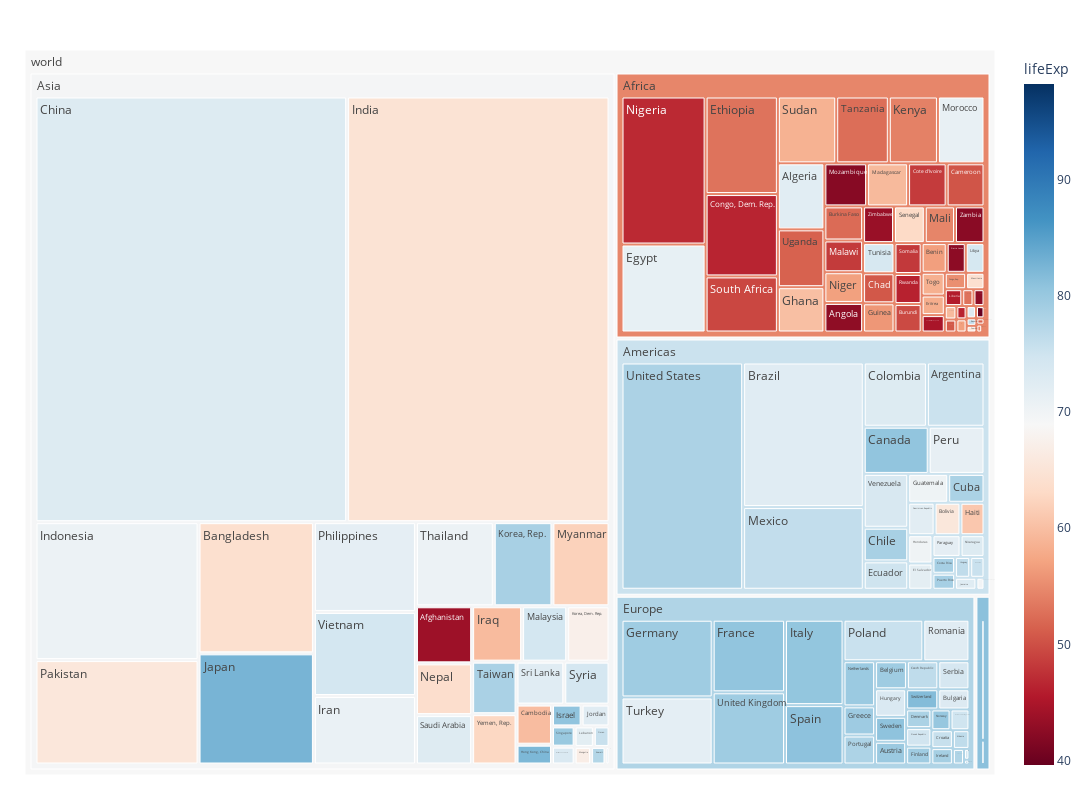

The cell this chart's notebook holds for it:
### Code cell
df = px.data.gapminder().query("year == 2007")
fig = px.treemap(df, path=[px.Constant("world"), 'continent', 'country'], values='pop',
                  color='lifeExp', hover_data=['iso_alpha'],
                  color_continuous_scale='RdBu',
                  color_continuous_midpoint=np.average(df['lifeExp'], weights=df['pop']))
#fig.update_layout(margin = dict(t=50, l=25, r=25, b=25))
fig.update_layout( width = 1400, height = 800,margin = dict(t=50, l=25, r=25, b=25))
fig.show()

### Figure 1 — Plotly figure (JSON) as saved in the notebook; plotly's stock layout.template omitted (floating-point values rounded to 4 significant figures; data arrays with more than 128 entries replaced by an {"elided": "..."} marker saying what was removed)
{"data": [{"branchvalues": "total", "customdata": {"elided": "148x2 mixed values"}, "domain": {"x": [0, 1], "y": [0, 1]}, "hovertemplate": "labels=%{label}<br>pop=%{value}<br>parent=%{parent}<br>id=%{id}<br>iso_alpha=%{customdata[0]}<br>lifeExp=%{color}<extra></extra>", "ids": {"elided": "148 str values"}, "labels": {"elided": "148 str values"}, "marker": {"coloraxis": "coloraxis", "colors": {"elided": "148 float values"}}, "name": "", "parents": {"elided": "148 str values"}, "type": "treemap", "values": {"elided": "148 int values"}}], "layout": {"coloraxis": {"cmid": 68.92, "colorbar": {"title": {"text": "lifeExp"}}, "colorscale": [[0, "rgb(103,0,31)"], [0.1, "rgb(178,24,43)"], [0.2, "rgb(214,96,77)"], [0.3, "rgb(244,165,130)"], [0.4, "rgb(253,219,199)"], [0.5, "rgb(247,247,247)"], [0.6, "rgb(209,229,240)"], [0.7, "rgb(146,197,222)"], [0.8, "rgb(67,147,195)"], [0.9, "rgb(33,102,172)"], [1, "rgb(5,48,97)"]]}, "height": 800, "legend": {"tracegroupgap": 0}, "margin": {"b": 25, "l": 25, "r": 25, "t": 50}, "width": 1400}}
